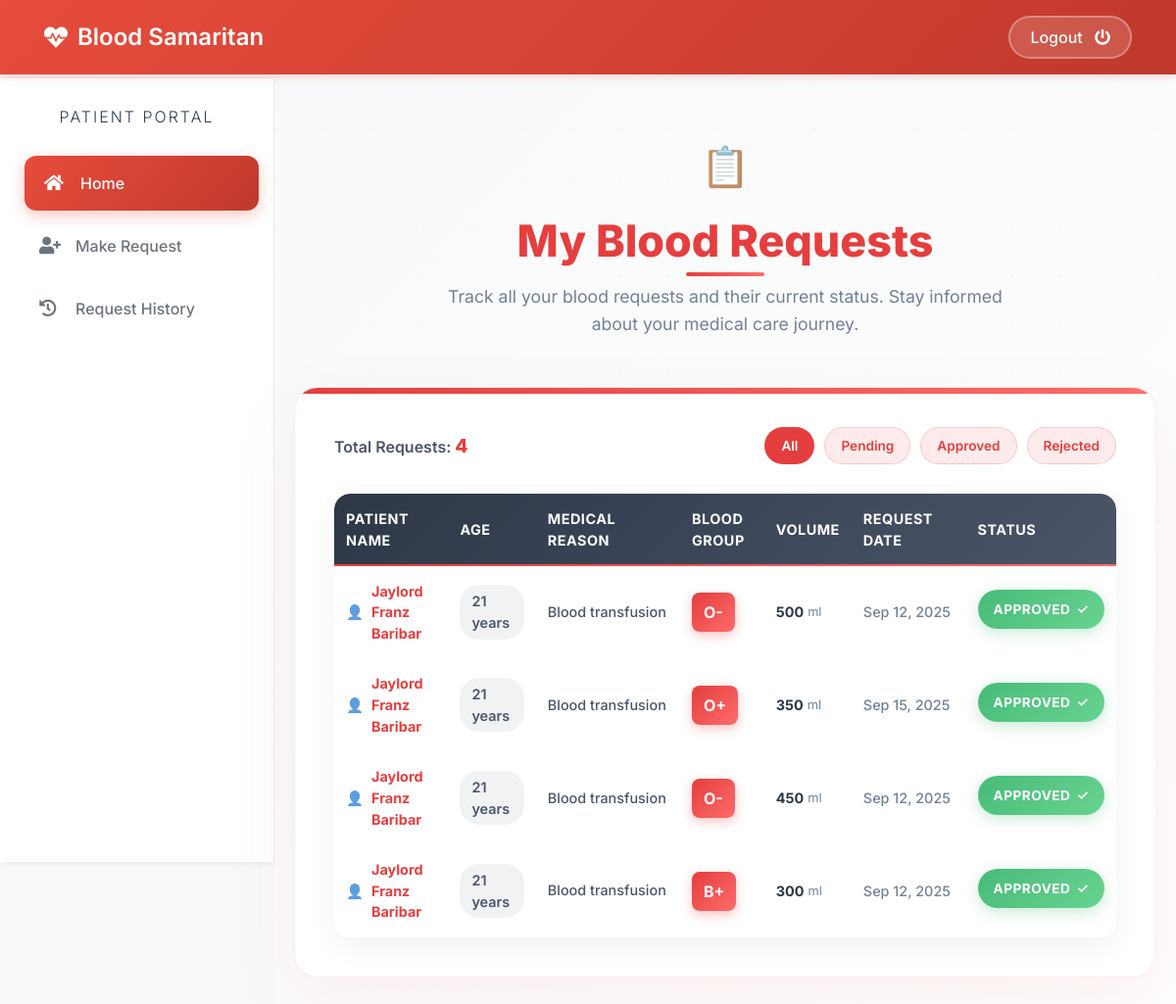
/patient/my-request (signed in), run on the app's committed database.
### blood/models.py (models this page shows, shortened)
class BloodRequest(models.Model):
    request_by_patient=models.ForeignKey(pmodels.Patient,null=True,on_delete=models.CASCADE)
    request_by_donor=models.ForeignKey(dmodels.Donor,null=True,on_delete=models.CASCADE)
    patient_name=models.CharField(max_length=30)
    patient_age=models.PositiveIntegerField()
    reason=models.CharField(max_length=500)
    bloodgroup=models.CharField(max_length=10)
    unit=models.PositiveIntegerField(default=0)
    status=models.CharField(max_length=20,default="Pending")
    date=models.DateField(auto_now=True)

### patient/views.py (the view)
# urls.py: path('my-request', views.my_request_view,name='my-request'),
def my_request_view(request):
    patient= models.Patient.objects.get(user_id=request.user.id)
    blood_request=bmodels.BloodRequest.objects.all().filter(request_by_patient=patient)
    return render(request,'patient/my_request.html',{'blood_request':blood_request})

### templates/patient/my_request.html (shortened to what this page needs)
{% extends 'patient/patientbase.html' %}
{% block content %}
{% load widget_tweaks %}
{%load static%}
<head>
</head>
<div class="requests-history-section">
    <div class="requests-container">
        <div class="section-header">
            <h2>My Blood Requests</h2>
            <p>Track all your blood requests and their current status. Stay informed about your medical care journey.</p>
        </div>
        <div class="table-container">
            {% if blood_request %}
                <div class="table-stats">
                    <div class="total-requests">
                        Total Requests: <span>{{ blood_request|length }}</span>
                    </div>
                    <div class="table-actions">
                        <div class="filter-badge active" onclick="filterRequests('all')">All</div>
                        <div class="filter-badge" onclick="filterRequests('pending')">Pending</div>
                        <div class="filter-badge" onclick="filterRequests('approved')">Approved</div>
                        <div class="filter-badge" onclick="filterRequests('rejected')">Rejected</div>
                    </div>
                </div>
                <table class="enhanced-table" id="requestsTable">
                    <thead class="table-header">
                        <tr>
                            <th>Patient Name</th>
                            <th>Age</th>
                            <th>Medical Reason</th>
                            <th>Blood Group</th>
                            <th>Volume</th>
                            <th>Request Date</th>
                            <th>Status</th>
                        </tr>
                    </thead>
                    <tbody class="table-body">
                        {% for t in blood_request %}
                        <tr data-status="{{ t.status|lower }}">
                            <td>
                                <div class="patient-name">{{ t.patient_name }}</div>
                            </td>
                            <td>
                                <span class="age-badge">{{ t.patient_age }} years</span>
                            </td>
                            <td>
                                <div class="reason-cell" title="{{ t.reason }}">{{ t.reason }}</div>
                            </td>
                            <td>
                                <span class="blood-group">{{ t.bloodgroup }}</span>
                            </td>
                            <td>
                                <span class="unit-value">{{ t.unit }}</span>
                            </td>
                            <td>
                                <div class="date-cell">{{ t.date|date:"M d, Y" }}</div>
                            </td>
                            <td>
                                {% if t.status == 'Approved' %}
                                    <span class="status-badge status-approved">Approved</span>
                                {% elif t.status == 'Rejected' %}
                                    <span class="status-badge status-rejected">Rejected</span>
                                {% else %}
                                    <span class="status-badge status-pending">Pending</span>
                                {% endif %}
                            </td>
                        </tr>
                        {% endfor %}
                    </tbody>
                </table>
            {% else %}
                <div class="empty-state">
                    <div class="empty-state-icon">🩸</div>
                    <h3>No Blood Requests Yet</h3>
                    <p>You haven't made any blood requests. When you do, they will appear here for you to track their progress.</p>
                </div>
            {% endif %}
        </div>
    </div>
</div>
{% endblock content %}

### templates/patient/patientbase.html (style rules this page uses)
* { margin: 0; padding: 0; box-sizing: border-box; list-style: none; text-decoration: none; font-family: 'Inter', sans-serif; }
body { background: #f8f9fa; min-height: 100vh; }

### data on the page
BloodRequest: patient_name "Jaylord Franz Baribar", patient_age "21", reason "Blood transfusion", bloodgroup "O-", unit "500", date "Sep 12, 2025", status "APPROVED"
BloodRequest: patient_name "Jaylord Franz Baribar", patient_age "21", reason "Blood transfusion", bloodgroup "O+", unit "350", date "Sep 15, 2025", status "APPROVED"
BloodRequest: patient_name "Jaylord Franz Baribar", patient_age "21", reason "Blood transfusion", bloodgroup "O-", unit "450", date "Sep 12, 2025", status "APPROVED"
BloodRequest: patient_name "Jaylord Franz Baribar", patient_age "21", reason "Blood transfusion", bloodgroup "B+", unit "300", date "Sep 12, 2025", status "APPROVED"

### other printed values
{{ blood_request|length }} "4"
